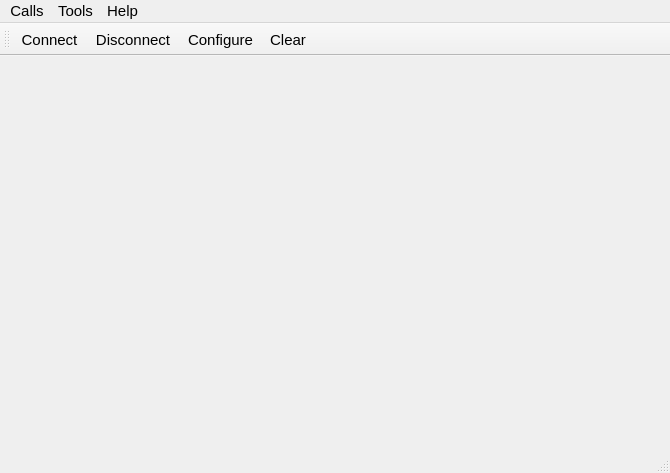
<?xml version="1.0" encoding="UTF-8"?>
<ui version="4.0">
 <class>MainWindow</class>
 <widget class="QMainWindow" name="MainWindow">
  <property name="geometry">
   <rect>
    <x>0</x>
    <y>0</y>
    <width>670</width>
    <height>473</height>
   </rect>
  </property>
  <property name="font">
   <font>
    <pointsize>11</pointsize>
   </font>
  </property>
  <property name="windowTitle">
   <string>Simple Terminal</string>
  </property>
  <widget class="QWidget" name="centralWidget">
   <layout class="QVBoxLayout" name="verticalLayout">
    <property name="leftMargin">
     <number>6</number>
    </property>
    <property name="topMargin">
     <number>6</number>
    </property>
    <property name="rightMargin">
     <number>6</number>
    </property>
    <property name="bottomMargin">
     <number>6</number>
    </property>
   </layout>
  </widget>
  <widget class="QMenuBar" name="menuBar">
   <property name="geometry">
    <rect>
     <x>0</x>
     <y>0</y>
     <width>670</width>
     <height>37</height>
    </rect>
   </property>
   <widget class="QMenu" name="menuCalls">
    <property name="title">
     <string>Calls</string>
    </property>
    <addaction name="actionConnect"/>
    <addaction name="actionDisconnect"/>
    <addaction name="separator"/>
    <addaction name="actionQuit"/>
   </widget>
   <widget class="QMenu" name="menuTools">
    <property name="title">
     <string>Tools</string>
    </property>
    <addaction name="actionConfigure"/>
    <addaction name="actionClear"/>
   </widget>
   <widget class="QMenu" name="menuHelp">
    <property name="title">
     <string>Help</string>
    </property>
    <addaction name="actionAbout"/>
    <addaction name="actionAboutQt"/>
   </widget>
   <addaction name="menuCalls"/>
   <addaction name="menuTools"/>
   <addaction name="menuHelp"/>
  </widget>
  <widget class="QToolBar" name="mainToolBar">
   <attribute name="toolBarArea">
    <enum>TopToolBarArea</enum>
   </attribute>
   <attribute name="toolBarBreak">
    <bool>false</bool>
   </attribute>
   <addaction name="actionConnect"/>
   <addaction name="actionDisconnect"/>
   <addaction name="actionConfigure"/>
   <addaction name="actionClear"/>
  </widget>
  <widget class="QStatusBar" name="statusBar"/>
  <action name="actionAbout">
   <property name="text">
    <string>&amp;About</string>
   </property>
   <property name="toolTip">
    <string>About program</string>
   </property>
   <property name="shortcut">
    <string>Alt+A</string>
   </property>
  </action>
  <action name="actionAboutQt">
   <property name="text">
    <string>About Qt</string>
   </property>
  </action>
  <action name="actionConnect">
   <property name="icon">
    <iconset resource="terminal.qrc">
     <normaloff>:/images/connect.png</normaloff>:/images/connect.png</iconset>
   </property>
   <property name="text">
    <string>C&amp;onnect</string>
   </property>
   <property name="toolTip">
    <string>Connect to serial port</string>
   </property>
   <property name="shortcut">
    <string>Ctrl+O</string>
   </property>
  </action>
  <action name="actionDisconnect">
   <property name="icon">
    <iconset resource="terminal.qrc">
     <normaloff>:/images/disconnect.png</normaloff>:/images/disconnect.png</iconset>
   </property>
   <property name="text">
    <string>&amp;Disconnect</string>
   </property>
   <property name="toolTip">
    <string>Disconnect from serial port</string>
   </property>
   <property name="shortcut">
    <string>Ctrl+D</string>
   </property>
  </action>
  <action name="actionConfigure">
   <property name="icon">
    <iconset resource="terminal.qrc">
     <normaloff>:/images/settings.png</normaloff>:/images/settings.png</iconset>
   </property>
   <property name="text">
    <string>&amp;Configure</string>
   </property>
   <property name="toolTip">
    <string>Configure serial port</string>
   </property>
   <property name="shortcut">
    <string>Alt+C</string>
   </property>
  </action>
  <action name="actionClear">
   <property name="icon">
    <iconset resource="terminal.qrc">
     <normaloff>:/images/clear.png</normaloff>:/images/clear.png</iconset>
   </property>
   <property name="text">
    <string>C&amp;lear</string>
   </property>
   <property name="toolTip">
    <string>Clear data</string>
   </property>
   <property name="shortcut">
    <string>Alt+L</string>
   </property>
  </action>
  <action name="actionQuit">
   <property name="icon">
    <iconset resource="terminal.qrc">
     <normaloff>:/images/application-exit.png</normaloff>:/images/application-exit.png</iconset>
   </property>
   <property name="text">
    <string>&amp;Quit</string>
   </property>
   <property name="shortcut">
    <string>Ctrl+Q</string>
   </property>
  </action>
 </widget>
 <layoutdefault spacing="6" margin="11"/>
 <resources>
  <include location="terminal.qrc"/>
 </resources>
 <connections/>
</ui>
